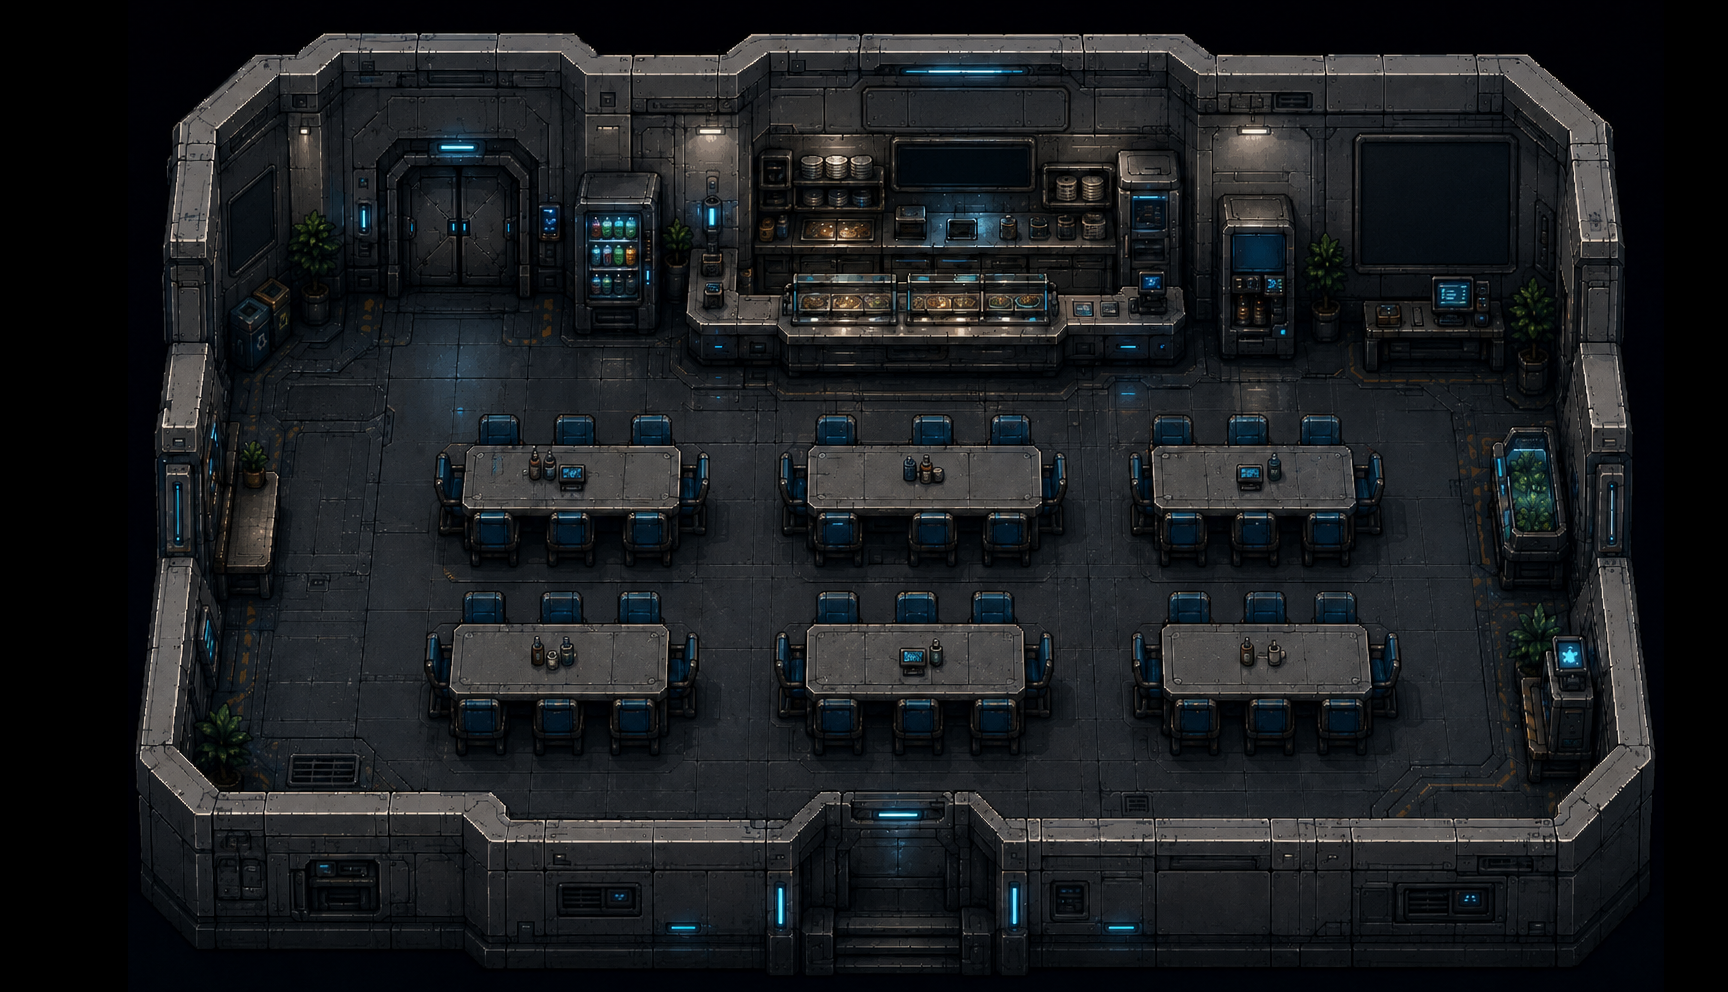

The image is a tile-based game level rendered from a .tmx file. Its description and source (layers, tilesets, objects; grid data summarised) follow:
An orthogonal 54x31 tile map with 32x32 px tiles, 1 tile layer (Слой тайлов 1) and 88 objects.

<map version="1.10" tiledversion="1.12.2" orientation="orthogonal" renderorder="right-down" width="54" height="31" tilewidth="32" tileheight="32" infinite="0" nextlayerid="5" nextobjectid="92">
 <tileset firstgid="1" name="stolovka" tilewidth="32" tileheight="32" tilecount="1536" columns="48">
  <image source="stolovka.png" width="1536" height="1024" />
 </tileset>
 <layer id="1" name="Слой тайлов 1" width="54" height="31">
  <data>[1674 cells, 1488 non-empty, 1488 distinct tile ids]</data>
 </layer>
 <objectgroup id="2" name="collision">
  <object id="1" x="125" y="-7" width="447" height="305" />
  <object id="2" x="564" y="-2" width="320" height="338" />
  <object id="3" x="694" y="327" width="90" height="39" />
  <object id="4" x="788" y="330" width="270" height="45" />
  <object id="5" x="871" y="-12" width="306" height="377" />
  <object id="6" x="1183" y="-5" width="541" height="332" />
  <object id="7" x="1218" y="320" width="78" height="44" />
  <object id="8" x="1362" y="323" width="395" height="52" />
  <object id="9" x="1151" y="414" width="38" height="75" />
  <object id="10" x="1185" y="445" width="3" height="21" />
  <object id="11" x="1151" y="448" width="206" height="66" />
  <object id="12" x="1226" y="419" width="43" height="40" />
  <object id="13" x="1301" y="417" width="40" height="44" />
  <object id="14" x="1353" y="453" width="29" height="52" />
  <object id="15" x="1304" y="510" width="45" height="49" />
  <object id="16" x="1231" y="513" width="46" height="45" />
  <object id="17" x="1163" y="504" width="45" height="51" />
  <object id="18" x="1130" y="457" width="54" height="53" />
  <object id="19" x="1171" y="592" width="38" height="43" />
  <object id="20" x="1242" y="589" width="43" height="50" />
  <object id="21" x="1314" y="593" width="42" height="48" />
  <object id="22" x="1364" y="634" width="34" height="57" />
  <object id="23" x="1320" y="695" width="47" height="45" />
  <object id="24" x="1247" y="690" width="46" height="51" />
  <object id="25" x="1178" y="683" width="40" height="56" />
  <object id="26" x="1134" y="638" width="59" height="54" />
  <object id="27" x="1158" y="625" width="212" height="74" />
  <object id="28" x="816" y="588" width="44" height="55" />
  <object id="29" x="894" y="592" width="42" height="76" />
  <object id="30" x="972" y="590" width="42" height="54" />
  <object id="31" x="969" y="672" width="49" height="75" />
  <object id="32" x="1020" y="637" width="32" height="50" />
  <object id="33" x="894" y="691" width="48" height="56" />
  <object id="34" x="816" y="694" width="49" height="52" />
  <object id="35" x="775" y="638" width="42" height="60" />
  <object id="36" x="808" y="628" width="216" height="72" />
  <object id="37" x="815" y="412" width="40" height="42" />
  <object id="38" x="911" y="417" width="42" height="36" />
  <object id="39" x="988" y="411" width="43" height="50" />
  <object id="40" x="1035" y="461" width="31" height="43" />
  <object id="41" x="983" y="509" width="46" height="46" />
  <object id="42" x="913" y="505" width="45" height="47" />
  <object id="43" x="821" y="504" width="35" height="45" />
  <object id="44" x="776" y="453" width="43" height="60" />
  <object id="45" x="811" y="447" width="232" height="64" />
  <object id="46" x="465" y="444" width="216" height="67" />
  <object id="47" x="630" y="414" width="42" height="43" />
  <object id="48" x="554" y="416" width="44" height="39" />
  <object id="49" x="476" y="411" width="45" height="42" />
  <object id="50" x="434" y="453" width="60" height="51" />
  <object id="51" x="467" y="497" width="49" height="59" />
  <object id="52" x="549" y="503" width="43" height="57" />
  <object id="53" x="622" y="494" width="46" height="67" />
  <object id="54" x="673" y="458" width="34" height="42" />
  <object id="55" x="541" y="593" width="40" height="47" />
  <object id="57" x="619" y="588" width="40" height="47" />
  <object id="58" x="664" y="640" width="34" height="45" />
  <object id="59" x="608" y="693" width="56" height="50" />
  <object id="60" x="531" y="691" width="52" height="57" />
  <object id="61" x="455" y="686" width="52" height="57" />
  <object id="62" x="464" y="592" width="38" height="44" />
  <object id="63" x="422" y="641" width="50" height="53" />
  <object id="64" x="457" y="623" width="214" height="71" />
  <object id="65" x="114" y="292" width="114" height="62" />
  <object id="66" x="225" y="291" width="45" height="71" />
  <object id="67" x="269" y="292" width="20" height="51" />
  <object id="68" x="104" y="347" width="114" height="217" />
  <object id="69" x="223" y="468" width="55" height="105" />
  <object id="70" x="191" y="470" width="53" height="105" />
  <object id="71" x="102" y="563" width="119" height="339" />
  <object id="72" x="205" y="797" width="298" height="207" />
  <object id="73" x="201" y="793" width="299" height="111" />
  <object id="74" x="499" y="818" width="574" height="180" />
  <object id="75" x="818" y="790" width="164" height="69" />
  <object id="76" x="971" y="804" width="24" height="37" />
  <object id="77" x="793" y="799" width="42" height="34" />
  <object id="78" x="1066" y="817" width="845" height="194" />
  <object id="79" x="1572" y="356" width="162" height="501" />
  <object id="80" x="1494" y="428" width="101" height="156" />
  <object id="81" x="1505" y="620" width="159" height="154" />
  <object id="86" x="206.667" y="716" width="36" height="48.6667" />
  <object id="87" x="299.333" y="290.667" width="30.6667" height="38" />
  <object id="88" x="245.333" y="444" width="0.666667" height="0.666667" />
  <object id="89" x="244" y="444" width="24.6667" height="30" />
  <object id="90" x="1522" y="368.667" width="27.3333" height="22.6667" />
  <object id="91" x="1316" y="324" width="20.6667" height="19.3333" />
 </objectgroup>
 <objectgroup id="3" name="start_4">
  <object id="84" x="432" y="297" width="54" height="34" />
 </objectgroup>
 <objectgroup id="4" name="exit">
  <object id="83" x="415" y="296" width="86" height="49" />
 </objectgroup>
</map>
